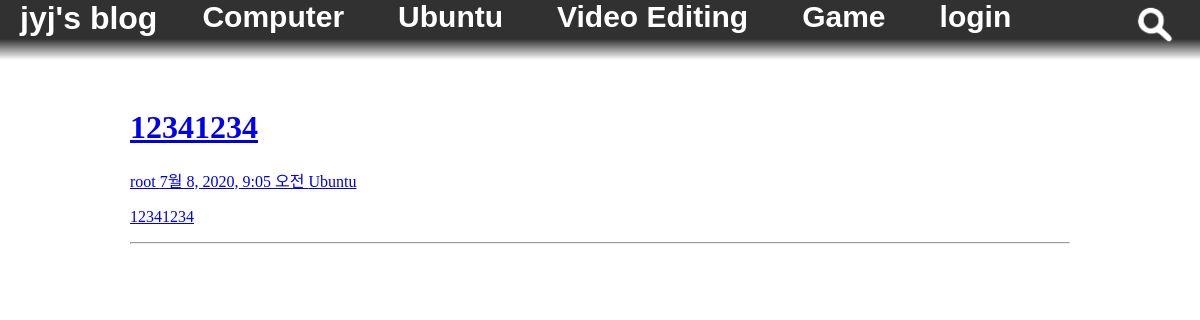
The app's page /category/?category=Ubuntu with its own data.
### blogapp/models.py (models this page shows, shortened)
class Category(models.Model):
    category_name = models.CharField(max_length=100, null=False)
    def __str__(self):
        return self.category_name

class Post(models.Model):
    title = models.CharField(max_length=100, null=False)
    author = models.ForeignKey(User, on_delete=models.SET_NULL, null=True, default=1)
    pub_date = models.DateTimeField(auto_now_add=True)
    file_dir = models.CharField(max_length=100, null=False)
    content = models.TextField()
    category = models.ForeignKey('Category', on_delete=models.CASCADE)
    tag = models.CharField(max_length=100, null=True)

### blogapp/views.py (the view)
# urls.py: path('category/', blogapp.views.category, name='category'),
def category(request):
    category_list = Category.objects.all()
    file_system = FileSystemStorage()
    post_list = Post.objects.all().order_by('-id')
    category = request.GET.get('category')
    category = Category.objects.get(category_name=category)
    post_list = post_list.filter(category=category)
    paginator = Paginator(post_list, 5)
    page_info = request.GET.get('page_info')
    post_list = paginator.get_page(page_info)
    for index_number in range(len(post_list)):
        try:
            file_dir = file_system.listdir(post_list[index_number].file_dir)
            for file in file_dir[1]:
                if "title_image" in file:
                    post_list[index_number].file_dir = post_list[index_number].file_dir + file
        except FileNotFoundError:
            post_list[index_number].file_dir = "1"
    return render(request, 'category.html', {'post_list' : post_list, 'category' : category, 'category_list' : category_list})

### blogapp/templates/category.html (shortened to what this page needs)
{% extends 'base.html' %}
{% load static %}
{% block content %}
<link rel="stylesheet" href="{% static 'css/category.css' %}">
<div class="search_main_frame">
    {% for post in post_list %}
    <div class="first_post">
        <a href="/post_view/?post_info={{ post.id }}">
            <h1> {{ post.title }} </h1>
            <p class="first_post_detail">{{ post.author }} {{ post.pub_date }} {{ post.category }}</p>
            <p class="first_post_p">{{ post.content|striptags }}</p>
        </a>
    </div>
    <hr>
    {% endfor %}
</div>
{% endblock %}

### myblogSetting/templates/base.html
{% load static %}
<!DOCTYPE html>
<head>
    <link rel="stylesheet" href="{% static 'css/base.css' %}">
</head>
<body>
    <nav class="navigation">
        <a class="logo" href="{% url 'index' %}">jyj's blog</a>
        <div class="category_layout">
            {% for category in category_list %}
            <a class="category" href="/category/?category={{ category }}">{{ category }}</a>
            {% endfor %}
            {% if request.user.is_authenticated %}
            <a class="category" href="/logout/">logout</a>
            <a class="category" href="/post_write/">post write</a>
            {% else %}
            <a class="category" href="/login/">login</a>
            {% endif %}
        </div>
        <a class="search_button" href="{% url 'search' %}">
            <img class="search_button_image" src="{% static 'img/search_button.png'%}">
        </a>
    </nav>
    <div class="wrap">
        {% block content %}
        {% endblock %}
    </div>
</body>

### blogapp/static/css/base.css (style rules this page uses)
.navigation { z-index: 2; background: linear-gradient(rgb(49, 49, 49) 65%, rgba(82,82,82,0)); position: fixed; top : 0px; left: 0px; width : 100%; height: 60px; }
.logo { font-family: sans-serif; color: white; font-weight: bold; font-size: 200%; text-decoration: none; top: 5px; float: left; margin-left: 20px; margin-right: 20px; }
.category_layout { white-space: nowrap; overflow-x: scroll; overflow-y: hidden; width: 70%; float: left; }
.category { font-family: sans-serif; color: white; font-weight: bold; font-size: 30px; text-decoration: none; padding: 25px; }
.search_button { float: right; margin-right: 20px; top: 2px; }
.search_button_image { max-width: 50px; max-height: 50px; }
.wrap { background-color: rgb(255, 255, 255); width : 940px; margin-top: 70px; margin-bottom: 0px; margin-left: auto; margin-right: auto; }

### records on screen
Category: category_name "Computer"
Category: category_name "Ubuntu"
Category: category_name "Video Editing"
Category: category_name "Game"
Post: title "12341234", author "root", pub_date "7월 8, 2020, 9:05 오전", category "Ubuntu", content "12341234"
